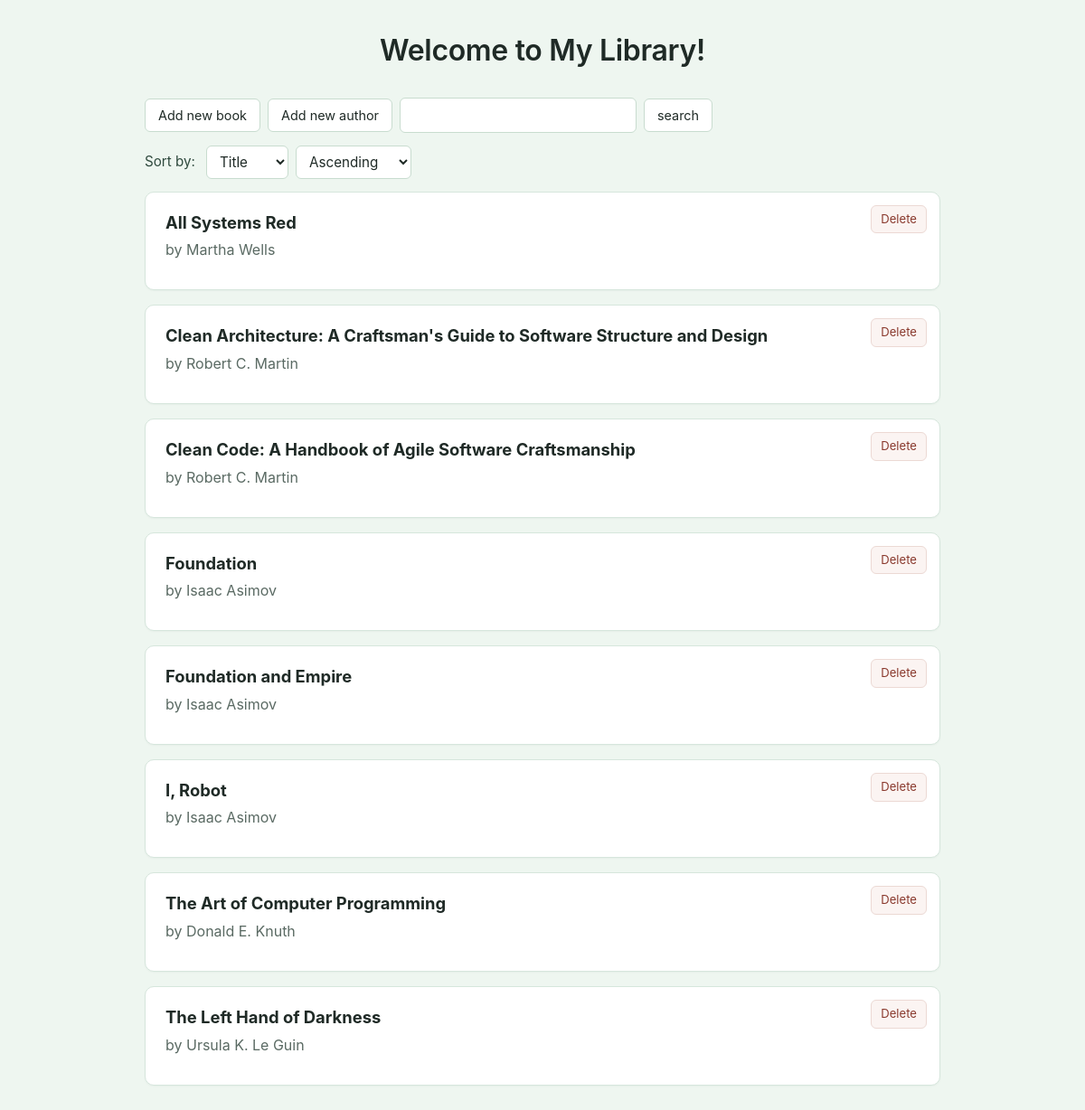
The app's page /, older data.
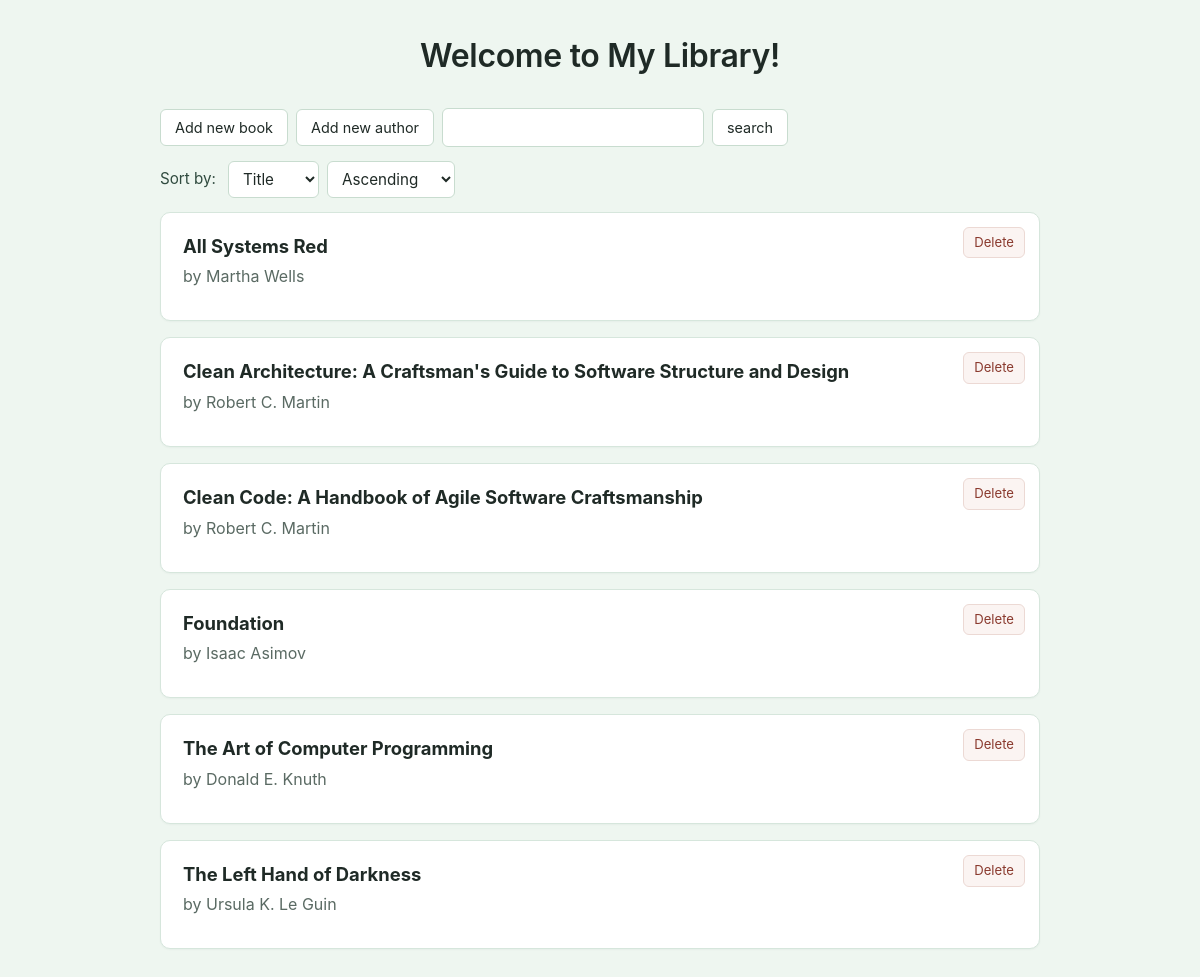
The same page, newer data.
### data_models.py (models this page shows, shortened)
class Book(db.Model):
    __tablename__ = "books"
    book_id = Column(Integer, primary_key=True, autoincrement=True)
    isbn = Column(String, nullable=False, unique=True)
    title = Column(String, nullable=False)
    publication_year = Column(Integer)
    author_id = Column(Integer, ForeignKey('authors.author_id'),
                       nullable=False)
    author = relationship('Author', backref='books')

class Author(db.Model):
    __tablename__ = "authors"
    author_id = Column(Integer, primary_key=True, autoincrement=True)
    name = Column(String, nullable=False, unique=True)
    birth_date = Column(Date)
    date_of_death = Column(Date)
    def __str__(self):
        return f"{self.name}"

### app.py (the view)
@app.route('/')
def home_page():
    sort = request.args.get('sort', 'title')
    order = request.args.get('order', 'asc')
    keyword = request.args.get('keyword', '')
    query = Book.query
    if keyword:
        query = filter_books_by_keyword(query, keyword)
    query = sort_books(query, sort=sort, descending=order == 'desc')
    books = query.all()
    return render_template('home.html', books=books, sort=sort, order=order,
                           keyword=keyword)

### app.py (called while the page is built)
def sort_books(query, sort: str = 'title', descending: bool = False):
    sort_columns = {
        'title': Book.title,
        'author': Author.name,
        'year': Book.publication_year,
    }
    if sort == 'author':
        query = query.join(Author)
    sort_column = sort_columns.get(sort, Book.title)
    sort_column = sort_column.desc() if descending else sort_column.asc()
    return query.order_by(sort_column)

### templates/home.html (shortened to what this page needs)
{% extends "base.html" %}
{% block content %}
    <h1>Welcome to My Library!</h1>
    <div class="toolbar">
        <a href="{{ url_for('add_book') }}" class="button">Add new book</a>
        <a href="{{ url_for('add_author') }}" class="button">Add new author</a>
        <form method="GET" action="{{ url_for('home_page') }}">
            <input type="text" id="keyword" name="keyword" value="{{ keyword }}">
            <input type="submit" value="search">
        </form>
    </div>
    {% if books %}
    <div class="toolbar">
        <form method="GET" action="{{ url_for('home_page') }}">
            <label for="sort">Sort by: </label>
            <select id="sort" name="sort" onchange="this.form.submit()">
                <option value="title" {% if sort == 'title' %}selected{% endif %}>Title</option>
            </select>
            <select id="order" name="order" onchange="this.form.submit()">
                <option value="asc" {% if order == 'asc' %}selected{% endif %}> Ascending</option>
            </select>
        </form>
    </div>
    {% endif %}
    {% for book in books %}
    <div class="book">
        <div>
            <h3>{{ book.title }}</h3>
            <p>by {{ book.author }}</p>
            <form action="{{ url_for('delete_book', book_id=book.book_id) }}"
                  method="post">
                <button type="submit" onclick="return confirm('Delete this book?')" class="button">Delete</button>
            </form>
        </div>
    </div>
    {% endfor %}
{% endblock %}

### templates/base.html (shortened to what this page needs)
<!DOCTYPE html>
<html lang="en">
  <head>
    <link rel="stylesheet" href="{{ url_for('static', filename='style.css') }}">
  </head>
  <body>
    {% block content %}{% endblock %}
  </body>
</html>

### static/style.css (style rules this page uses)
body { font-family: -apple-system, BlinkMacSystemFont, "Segoe UI", Roboto, "Helvetica Neue", Arial, sans-serif; background-color: #eef6f0; padding: 32px 20px; color: #1f2a26; max-width: 880px; margin: 0 auto; line-height: 1.5; }
h1 { text-align: center; color: #1f2a26; font-weight: 600; letter-spacing: -0.01em; margin: 0 0 28px; }
a { color: #2f7a5a; text-decoration: none; }
.book { background-color: #ffffff; border: 1px solid #d6e6dc; padding: 20px 22px; margin-bottom: 16px; border-radius: 10px; position: relative; box-shadow: 0 1px 2px rgba(30, 60, 45, 0.04); transition: box-shadow 0.15s ease, transform 0.15s ease; }
.book h3 { margin: 0 0 4px; font-size: 1.15rem; color: #1f2a26; }
.book p { margin: 0 0 12px; color: #5a6a63; }
.button, button, input[type="submit"] { display: inline-block; box-sizing: border-box; border: 1px solid #c8dccf; border-radius: 6px; padding: 7px 14px; background-color: #ffffff; color: #1f2a26; font: inherit; font-size: 0.9em; cursor: pointer; transition: background-color 0.12s ease, border-color 0.12s ease; }
.book .button { position: absolute; top: 14px; right: 14px; font-size: 0.82em; padding: 5px 10px; color: #8a3a2e; border-color: #ecd9d4; background-color: #fbf4f2; }
.toolbar { margin: 0 0 14px; display: flex; flex-wrap: wrap; gap: 8px; align-items: center; }
.toolbar form { display: flex; flex-wrap: wrap; gap: 8px; align-items: center; }
select, input[type="text"], input[type="date"] { border: 1px solid #c8dccf; border-radius: 6px; padding: 7px 10px; background-color: #ffffff; font: inherit; font-size: 0.95em; color: #1f2a26; }
form label { display: inline-block; color: #2f4a3e; font-size: 0.95em; margin-right: 4px; }

Row changes from the older to the newer data that the page shows:
removed Book: title "Foundation and Empire", author "Isaac Asimov"
removed Book: title "I, Robot", author "Isaac Asimov"
